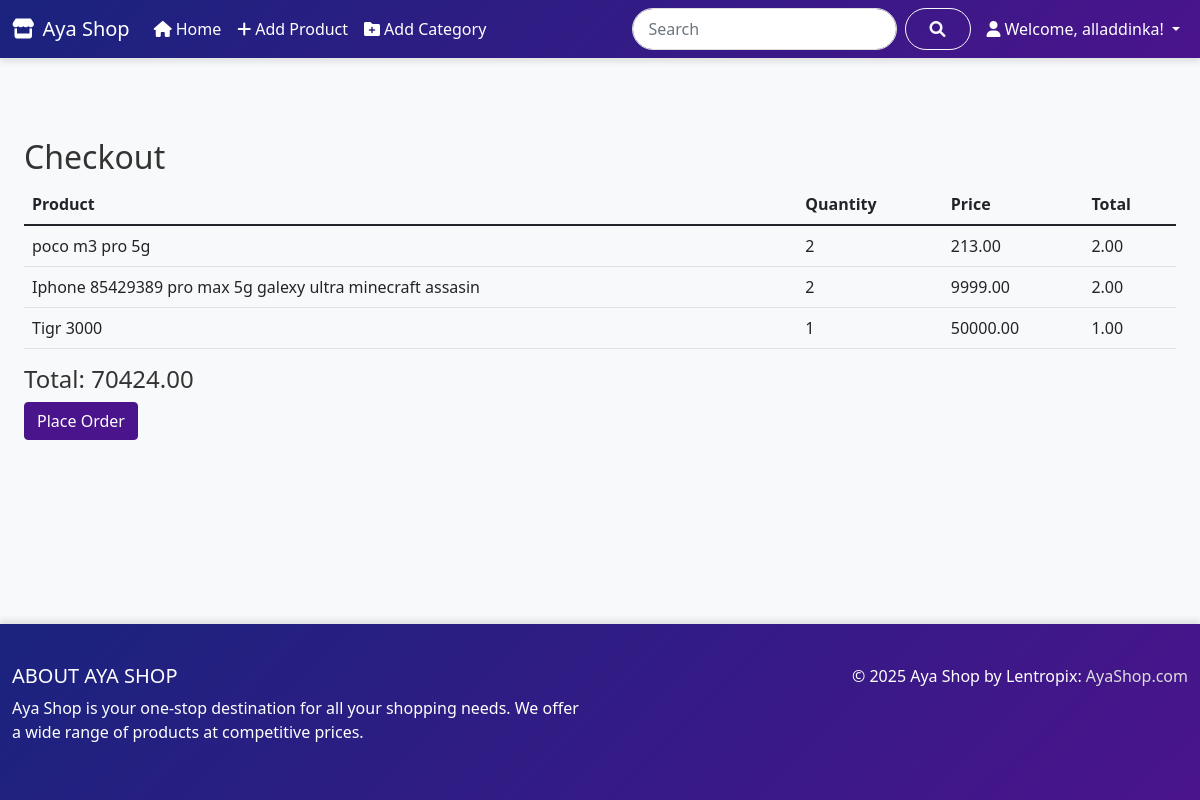
Screenshot of /checkout/ (signed in) with the database file from the repository.
### shop/models.py (models this page shows, shortened)
class CartItem(models.Model):
    cart = models.ForeignKey(Cart, related_name='items', on_delete=models.CASCADE)
    product = models.ForeignKey(Product, on_delete=models.CASCADE)
    quantity = models.PositiveIntegerField(default=1)  # Кількість товару в кошику
    def get_cost(self):
        return self.product.price * self.quantity

class Product(models.Model):
    category = models.ForeignKey(Category, related_name='products', on_delete=models.CASCADE)
    name = models.CharField(max_length=100, unique=True)
    slug = models.SlugField(max_length=100, unique=True, blank=True)
    description = models.TextField(blank=True)
    price = models.DecimalField(max_digits=10, decimal_places=2)
    available = models.BooleanField(default=True)
    created = models.DateTimeField(auto_now_add=True)
    updated = models.DateTimeField(auto_now=True)
    author = models.ForeignKey(User, on_delete=models.SET_NULL, related_name='products', null=True)
    content = models.TextField(blank=True)
    class Meta:
        ordering = ('name',)
        indexes = [
            models.Index(fields=['id', 'slug']),
        ]

### shop/views.py (the view, shortened to what this page needs)
# urls.py: path('checkout/', views.checkout, name='checkout'),
@login_required
def checkout(request):
    cart, _ = Cart.objects.get_or_create(user=request.user)
    cart_items = cart.items.all()
    total = sum(item.get_cost() for item in cart_items)  # Розраховуємо загальну вартість
    return render(request, 'checkout.html', {'cart_items': cart_items, 'total': total})

### templates/checkout.html (shortened to what this page needs)
{% extends 'base.html' %}
{% block content %}
<div class="container mt-4">
    <h2>Checkout</h2>
    {% if cart_items %}
        <table class="table">
            <thead>
                <tr>
                    <th>Product</th>
                    <th>Quantity</th>
                    <th>Price</th>
                    <th>Total</th>
                </tr>
            </thead>
            <tbody>
                {% for item in cart_items %}
                    <tr>
                        <td>{{ item.product.name }}</td>
                        <td>{{ item.quantity }}</td>
                        <td>{{ item.product.price }}</td>
                        <td>{{ item.quantity|floatformat:2 }}</td>
                    </tr>
                {% endfor %}
            </tbody>
        </table>
        <h4>Total: {{ total|floatformat:2 }}</h4>
        <form method="post">
            <button type="submit" class="btn btn-primary">Place Order</button>
        </form>
    {% else %}
        <p>Your cart is empty.</p>
    {% endif %}
</div>
{% endblock %}

### templates/base.html (shortened to what this page needs)
<!DOCTYPE html>
<html lang="en">
<head>
    <link href="https://cdn.jsdelivr.net/npm/bootstrap@5.1.3/dist/css/bootstrap.min.css" rel="stylesheet">
    <link rel="stylesheet" href="https://cdnjs.cloudflare.com/ajax/libs/font-awesome/6.0.0-beta3/css/all.min.css">
</head>
<body>
    <header>
        <nav class="navbar navbar-expand-lg navbar-dark">
            <div class="container">
                <a class="navbar-brand" href="{% url 'home' %}">
                    <i class="fas fa-store me-2"></i>Aya Shop
                </a>
                <div class="collapse navbar-collapse" id="navbarNav">
                    <ul class="navbar-nav me-auto">
                        <li class="nav-item">
                            <a class="nav-link" href="{% url 'home' %}"><i class="fas fa-home me-1"></i>Home</a>
                        </li>
                        {% if user.is_authenticated %}
                            <li class="nav-item">
                                <a class="nav-link" href="{% url 'add_product' %}"><i class="fas fa-plus me-1"></i>Add Product</a>
                            </li>
                            <li class="nav-item">
                                <a class="nav-link" href="{% url 'add_category' %}"><i class="fas fa-folder-plus me-1"></i>Add Category</a>
                            </li>
                        {% endif %}
                    </ul>
                    <form class="d-flex me-2" action="{% url 'search' %}" method="get">
                        <input class="form-control me-2" type="search" placeholder="Search" aria-label="Search" name="q">
                        <button class="btn btn-outline-light" type="submit"><i class="fas fa-search"></i></button>
                    </form>
                    <ul class="navbar-nav">
                        {% if user.is_authenticated %}
                            <li class="nav-item dropdown">
                                <a class="nav-link dropdown-toggle" href="#" id="navbarDropdown" role="button" data-bs-toggle="dropdown" aria-expanded="false">
                                    <i class="fas fa-user me-1"></i>Welcome, {{ user.username }}!
                                </a>
                            </li>
                        {% endif %}
                    </ul>
                </div>
            </div>
        </nav>
    </header>
    <main class="container mt-4">
        {% block content %}
        {% endblock %}
    </main>
    <footer class="text-center text-lg-start">
        <div class="container py-3">
            <div class="row">
                <div class="col-lg-6 col-md-12 mb-4 mb-md-0">
                    <h5 class="text-uppercase">About Aya Shop</h5>
                    <p>
                        Aya Shop is your one-stop destination for all your shopping needs. We offer a wide range of products at competitive prices.
                    </p>
                </div>
                <div class="col-lg-6 col-md-12 mb-4 mb-md-0 text-end">
                    <p>© 2025 Aya Shop by Lentropix: <a href="{% url 'home' %}">AyaShop.com</a></p>
                </div>
            </div>
        </div>
    </footer>
</body>
</html>

### templates/base.html (style rules this page uses)
:root { --dark-blue: #1a237e; --purple: #4a148c; --light-purple: #7c43bd; --gradient: linear-gradient(135deg, var(--dark-blue), var(--purple)); --shadow: 0 4px 6px rgba(0, 0, 0, 0.1); }
body { display: flex; flex-direction: column; min-height: 100vh; background-color: #f8f9fa; color: #333; font-family: 'Segoe UI', Tahoma, Geneva, Verdana, sans-serif; }
main { flex: 1; padding: 2rem 0; }
.navbar { background: var(--gradient); box-shadow: var(--shadow); }
.navbar-brand, .nav-link { color: white !important; font-weight: 500; }
.btn-primary { background-color: var(--purple); border-color: var(--purple); transition: background-color 0.3s ease; }
footer { background: var(--gradient); color: white; padding: 1.5rem 0; margin-top: auto; box-shadow: 0 -4px 6px rgba(0, 0, 0, 0.1); }
footer a { color: #ddd; text-decoration: none; transition: color 0.3s ease; }
.form-control { border-radius: 25px; border: 1px solid #ddd; padding: 0.5rem 1rem; }
.btn-outline-light { border-radius: 25px; padding: 0.5rem 1.5rem; transition: background-color 0.3s ease, color 0.3s ease; }
.container { max-width: 1200px; }

### rows the page displays
CartItem: product.name "poco m3 pro 5g", quantity "2", product.price "213.00", quantity "2.00"
CartItem: product.name "Iphone 85429389 pro max 5g galexy ultra minecraft assasin", quantity "2", product.price "9999.00", quantity "2.00"
CartItem: product.name "Tigr 3000", quantity "1", product.price "50000.00", quantity "1.00"

### other values shown
{{ user.username }} "alladdinka"
{{ total|floatformat:2 }} "70424.00"
